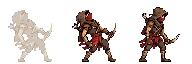
#> input picture Assets/Art/Monsters/BanditArcher/Take Hit.png, 192 x 64 px, given in place of hero_style_anchor_64.png, which was not available
$ python make_base_body.py '../../Assets/Art/Monsters/BanditArcher/Take Hit.png'
#> lines starting #> are read from the running program, lines starting #| are printed output that depends on the picture; after the words box and inside, x2 and y2 are one past the last pixel; in counts of white or black regions, pixels touching at a corner belong together; pictures that were not available may be replaced by others from this repository, and a replacement may not be noted
"""원본 앵커(빨간 머리 여우 소녀)에서 머리카락·귀·꼬리·옷을 지워 '기본 체형'을 만든다 — AI 재생성 없이 원본 픽셀에서 직접.

사용자: "원본 사진에서 머리카락이랑 옷, 꼬리를 날린다고 생각하는 게 빠를 것 같다."
(PixelLab 편집은 원본을 새로 그려 머리 모양·얼굴 위치·눈·몸 폭이 바뀌었다 — gen02/overlay_check.png)

- 얼굴(눈·입·볼·피부)과 다리는 원본 픽셀을 그대로 쓴다.
- 머리카락 자리: 얼굴 중심에 맞춘 둥근 맨머리(피부색 + 1px 검정 외곽선) — 2등신 머리 크기 유지.
- 옷 자리: 같은 폭의 몸통(회색 민소매·반바지)과 소매 자리의 팔·손.
- 귀·꼬리: 삭제.
좌표는 원본 64×64 캔버스 기준. 사용: python Tools/pixelfx/make_base_body.py [out.png]
"""
import sys

import numpy as np
from PIL import Image

SRC = "Docs/ArtCompare/hero_style_anchor_64.png"
SKETCH = "Docs/ArtCompare/CharacterGen/gen03/body_sketch_user.png"
_args = [x for x in sys.argv[1:] if not x.startswith("--")]
OUT = _args[0] if _args else "Docs/ArtCompare/CharacterGen/gen03/base_body_pixel.png"

BLACK = (0, 0, 0)
SKIN = (252, 231, 221)      # 원본 얼굴 밝은 피부(j)
SKIN_MID = (251, 206, 192)  # 원본 피부 중간(m)
SKIN_DARK = (219, 139, 133)  # 원본 피부 그늘(l) — 다리에 쓰인 색
TOP = (254, 255, 251)       # 원본 블라우스 흰색(d)
TOP_D = (203, 172, 172)     # 원본 소매 그늘(g)
PANTS = (77, 33, 49)        # 원본 원피스 자주(c)
PANTS_D = (33, 15, 25)      # 원본 원피스 그늘(h)

FACE_COLORS = {(252, 231, 221), (251, 206, 192), (250, 182, 165), (188, 97, 102), (219, 139, 133),
               (151, 67, 10), (189, 114, 12), (245, 177, 76), (254, 255, 251), (255, 255, 255)}


def main():
    src = np.array(Image.open(SRC).convert("RGBA")).astype(int)
    out = np.zeros_like(src)

    def put(x, y, c, a=255):
        if 0 <= x < 64 and 0 <= y < 64:
            out[y, x, :3] = c
            out[y, x, 3] = a

    # 1) 맨머리: 얼굴 중심(x≈21.5)에 맞춘 타원(위 13행~), 31행 아래는 원본 턱선(35행)까지만
    cx, cy, rx, ry = 21.5, 24.0, 11.0, 11.0
    head = np.zeros((64, 64), bool)
    for y in range(64):
        for x in range(64):
            if y <= 31 and ((x - cx) / rx) ** 2 + ((y - cy) / ry) ** 2 <= 1.0:
                head[y, x] = True
    if "--sketch-head" in sys.argv:  # 사용자 스케치의 머리 실루엣(36행 위 불투명 영역)을 그대로 쓴다
        skh = np.array(Image.open(SKETCH).convert("RGBA"))
        head[:] = False
        head[:36] = skh[:36, :, 3] >= 128
    else:
        for y, (x0, x1) in ((32, (14, 29)), (33, (15, 28)), (34, (16, 27))):  # 턱: 좌우 대칭으로 한 칸씩 좁힘
            head[y, x0:x1 + 1] = True
        for y, x in ((30, 10), (31, 10), (30, 33), (31, 33)):  # 사람 귀
            head[y, x] = True
    for y, x in zip(*np.where(head)):
        shade = ((x - cx) / rx) * 0.6 + ((y - cy) / ry) * 0.6 > 0.7  # 위·왼쪽 광원
        if 29 <= y <= 34 and x <= 28:  # 볼: 볼터치와 겹쳐 얼룩지지 않게 음영은 가장자리 한 칸만
            shade = not head[y, x + 1]
        put(x, y, SKIN_MID if shade else SKIN)

    # 2) 원본 얼굴 픽셀 그대로 — 눈썹·눈·볼·입(입 안 빨강 a 포함)·턱선
    for y in range(27, 36):
        for x in range(15, 29):
            if src[y, x, 3] < 128 or not head[y, x] and y < 35:
                continue
            c = tuple(src[y, x, :3])
            mouth = c == (224, 66, 80) and 32 <= y <= 34 and 18 <= x <= 23
            if c in FACE_COLORS or (c == BLACK and 28 <= y <= 31) or mouth:
                put(x, y, c)

    # 3) 몸: 사용자 스케치(gen03/body_sketch_user.png) 실루엣 — 머리보다 훨씬 작은 A자 티셔츠, 아래 모서리로 손, 좁은 반바지
    sk = np.array(Image.open(SKETCH).convert("RGBA")).astype(int)
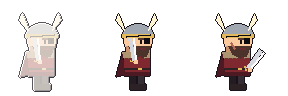
#> input picture Assets/Art/Monsters/BanditChief/Take Hit.png, 288 x 96 px, given in place of body_sketch_user.png, which was not available
    SK_SHIRT, SK_HAND, SK_PANTS = (0, 183, 192), (219, 139, 133), {(77, 33, 49), (33, 15, 25)}
    for y in range(36, 51):
        for x in range(64):
            if sk[y, x, 3] < 128:
                continue
            c = tuple(sk[y, x, :3])
            if c == SK_SHIRT:
                put(x, y, TOP_D if x >= 27 or y == 43 else TOP)
            elif c == SK_HAND and y <= 44:
                put(x, y, SKIN_MID if x >= 29 else SKIN)
            elif c in SK_PANTS:
                put(x, y, PANTS_D if x >= 26 else PANTS)
    put(22, 36, SKIN)  # 목 V
    put(23, 36, SKIN_MID)
    put(22, 37, SKIN_MID)
    # 팔 안쪽 선(어깨→손): 팔이 몸통 옆으로 내려온 것처럼
    for (x, y) in ((19, 38), (18, 39), (17, 40), (17, 41), (26, 38), (27, 39), (28, 40), (28, 41)):
        put(x, y, TOP_D)
    # 손 사이 셔츠 밑단 그늘선
    for x in range(18, 28):
        if out[43, x, 3] and tuple(out[43, x, :3]) in (TOP, TOP_D):
            put(x, 43, TOP_D)

    # 5) 다리: 원본 51~54행 그대로(살구색 l·검정)
    for y in range(51, 55):
        for x in range(17, 30):
            if src[y, x, 3] >= 128 and tuple(src[y, x, :3]) == (219, 139, 133):
                put(x, y, tuple(src[y, x, :3]))

    # 6) 외곽선: 불투명 영역 바깥 테두리를 1px 검정으로
    al = out[..., 3] > 0
    edge = np.zeros_like(al)
    for y in range(64):
        for x in range(64):
            if al[y, x]:
                continue
            for dy, dx in ((0, 1), (1, 0), (0, -1), (-1, 0)):
                ny, nx = y + dy, x + dx
                if 0 <= ny < 64 and 0 <= nx < 64 and al[ny, nx]:
                    edge[y, x] = True
                    break
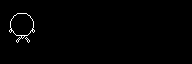
#> edge: shape (64, 192) bool; 0.84% white in thin lines or dots, all inside (x1, y1, x2, y2) = (9, 13, 35, 43)
    for y, x in zip(*np.where(edge)):
        put(x, y, BLACK)
#> this loop made 103 passes
    Image.fromarray(out.astype(np.uint8), "RGBA").save(OUT)
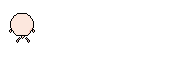
#> saved as Take Hit.png: PIL image 192x64 RGBA; mean R, G, B, A 8.1, 7.4, 7.1, 10.4; transparent parts drawn white
    print(OUT)


if __name__ == "__main__":
    main()
